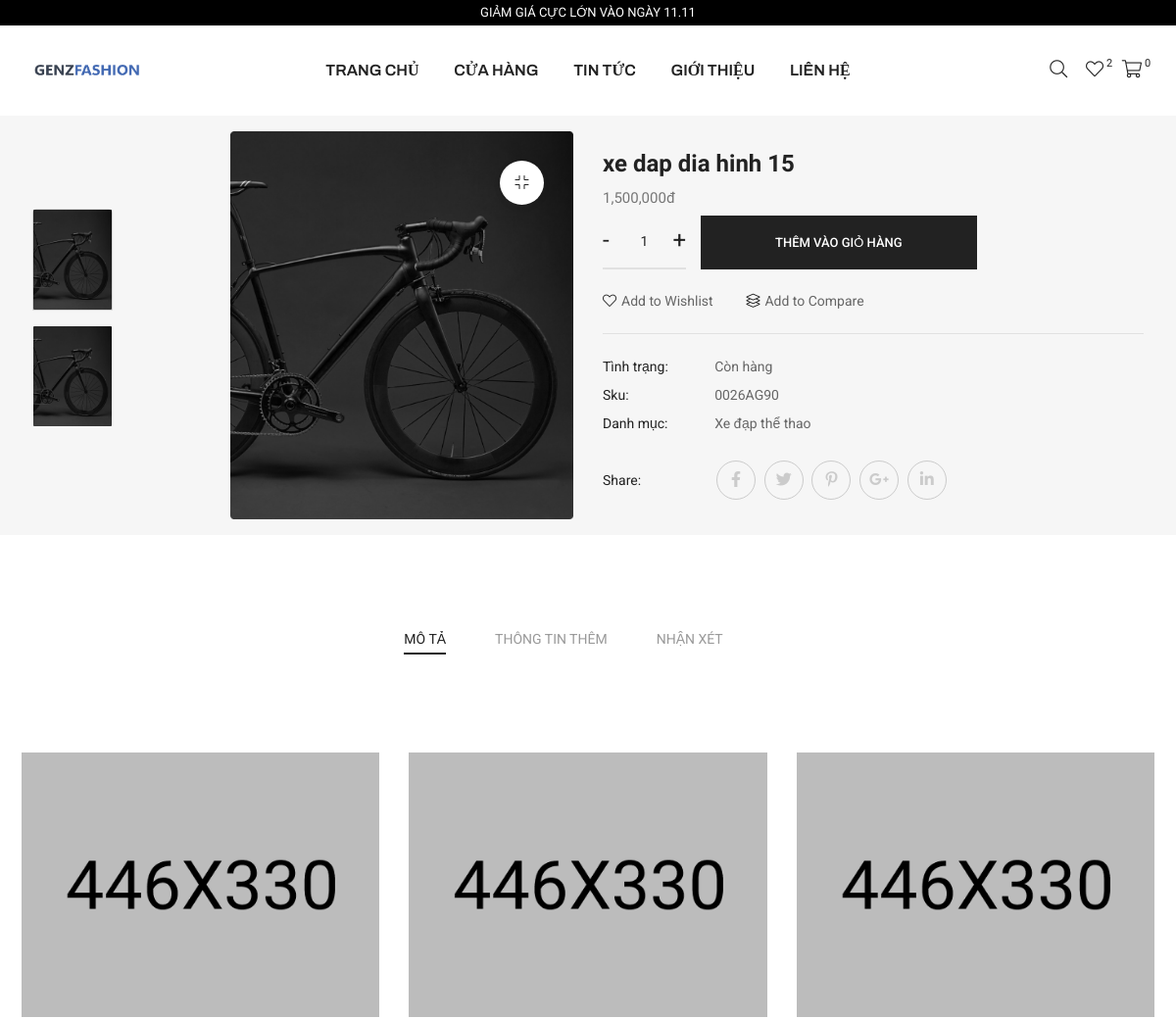
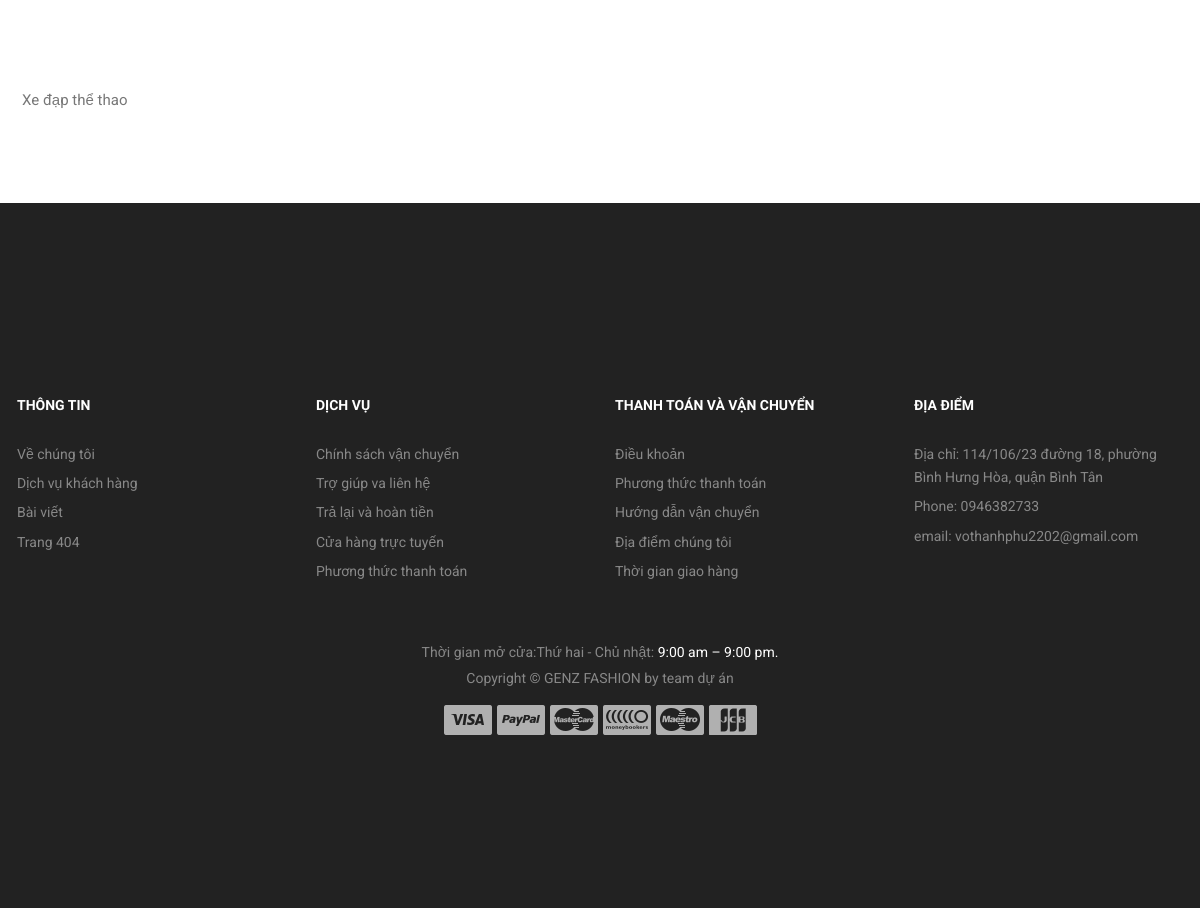
Screenshot of /index.php?url=productDeatil&id=35 with the database file from the repository (2 pictures, top to bottom).
### tables this page shows
CREATE TABLE `products` (
  `id_prod` int(11) NOT NULL,
  `name_prod` varchar(200) NOT NULL,
  `price` float NOT NULL,
  `img` varchar(255) NOT NULL,
  `description` text NOT NULL,
  `status_prod` tinyint(4) NOT NULL DEFAULT 4,
  `noibat` tinyint(4) NOT NULL DEFAULT 4,
  `cate_id` int(11) NOT NULL
);

CREATE TABLE `category` (
  `id` int(11) NOT NULL,
  `name` varchar(200) NOT NULL,
  `status` tinyint(4) NOT NULL DEFAULT 4,
  `parent_id` int(11) NOT NULL
);

### app/Brigde.php (called while the page is built)
<?php
include_once './app/Clients/Controller/ClientController.php';
?>

### index.php (called while the page is built, shortened)
<?php
require_once './app/Brigde.php';
?>

### app/Clients/Model/DbConnect.php (called while the page is built, shortened)
<?php
class DbConnect{
    private $servername = "mysql:host=localhost;dbname=mydb;charset=utf8";
    private $username = "admin";
    private $password = "22112002pdn";
    public function __Construct(){
        try {
            $this->conn = new PDO($this->servername, $this->username, $this->password);
            $this->conn->setAttribute(PDO::ATTR_ERRMODE, PDO::ERRMODE_EXCEPTION);
            return $this->conn;
        } catch(PDOException $e) {
            echo "Connection failed: " . $e->getMessage();
        }
    }
}
?>

### app/Clients/Model/Config.php (called while the page is built, shortened)
<?php
class Config extends DbConnect{
    public function pdo_query($sql){
        $sql_args = array_slice(func_get_args(), 1);
        try{
            $stmt = $this->conn->prepare($sql);
            $stmt->execute($sql_args);
            $rows = $stmt->fetchAll();
            return $rows;
        }catch(PDOException $e){
            throw $e;
        }finally{
            unset($conn);
        }
    }
    public function pdo_query_one($sql){
        $sql_args = array_slice(func_get_args(), 1);
        try{
            $stmt = $this->conn->prepare($sql);
            $stmt->execute($sql_args);
            $row = $stmt->fetch(PDO::FETCH_ASSOC);
            return $row;
        }catch(PDOException $e){
            throw $e;
        }finally{
            unset($conn);
        }
    }
}
?>

### app/Clients/Model/Product.php (called while the page is built, shortened)
<?php
class Product{
    protected $db;
    public function __Construct(){
        $this->db = new Config();
    }
    public function getOneProduct($id){
        $sql="select*from products where id_prod=".$id;
        $result = $this->db->pdo_query_one($sql);
        return $result;
    }
}
?>

### app/Clients/Model/Category.php (called while the page is built, shortened)
<?php
class Category{
    protected $db;
    public function __Construct(){
        $this->db = new Config();
    }
    public function getCate(){
        $sql = "select * from category";
        $result = $this->db->pdo_query($sql);
        return $result;
    }
}
?>

### app/Clients/View/productDetail.php (the view, shortened to what this page needs)
<main class="">
<section class="product__details-area pb-45 box-plr-45 gray-bg-4 p-3">
            <div class="container-fluid">
                <div class="row">
                    <div class="col-xxl-6 col-xl-6 col-lg-6">
                        <div class="product__details-nav-wrapper d-sm-flex align-items-center">
                            <div class="product__details-nav mr-120">
                                <ul class="nav nav-tabs flex-sm-column" id="productDetailsNav" role="tablist">
                                    <li class="nav-item" role="presentation">
                                      <button class="nav-link active" id="pro-nav-1-tab" data-bs-toggle="tab" data-bs-target="#pro-nav-1" type="button" role="tab" aria-controls="pro-nav-1" aria-selected="true">
                                          <img style="width:80px;height:102px" src="./app/public/upload/<?=$prodDetail['img']?>" alt="">
                                      </button>
                                    </li>
                                    <li class="nav-item" role="presentation">
                                      <button class="nav-link" id="pro-nav-2-tab" data-bs-toggle="tab" data-bs-target="#pro-nav-2" type="button" role="tab" aria-controls="pro-nav-2" aria-selected="false">
                                        <img style="width:80px;height:102px" src="./app/public/upload/<?=$prodDetail['img']?>" alt="">
                                    </button>
                                    </li>
                                  </ul>
                            </div>
                            <div class="product__details-thumb">
                                <div class="tab-content" id="productDetailsTabContent">
                                    <div class="tab-pane fade show active" id="pro-nav-1" role="tabpanel" aria-labelledby="pro-nav-1-tab">
                                        <div class="product-nav-thumb-wrapper">
                                            <a href="" class="product-img-zoom popup-image">
                                                <i class="fal fa-compress"></i>
                                            </a>
                                            <img src="./app/public/upload/<?=$prodDetail['img']?>" alt="">
                                        </div>
                                    </div>
                                  </div>
                            </div>
                        </div>
                    </div>
                    <div class="col-xxl-4 col-xl-6 col-lg-6">
                        <div class="product__details-content pt-60">
                            <h3 class="product__details-title">
                                <a href="product-details.html"><?=$prodDetail['name_prod']?></a>
                            </h3>
                            <div class="product__details-price">
                                <span><?=number_format($prodDetail['price'])?>đ</span>
                            </div>
                            <div class="product__details-action">
                                <form action="#">
                                    <div class="product__details-quantity d-sm-flex align-items-center">
                                        <div class="product-quantity mb-20 mr-15">
                                            <div class="cart-plus-minus"><input type="text" value="1" /></div>
                                        </div>
                                        <div class="product-add-cart mb-20">
                                            <button class="s-btn s-btn-2 s-btn-big">Thêm vào giỏ hàng</button>
                                        </div>
                                    </div>
                                </form>
                            </div>
                            <div class="product__details-compare">
                                <ul>
                                    <li>
                                        <a href="#"><i class="fal fa-heart"></i>Add to Wishlist</a>
                                    </li>
                                    <li>
                                        <a href="#"><i class="fal fa-layer-group"></i>Add to Compare</a>
                                    </li>
                                </ul>
                            </div>
                            <div class="product__details-meta mb-25">
                                <ul>
                                    <li>
                                        <div class="product-availibility">
                                            <span>Tình trạng:</span>
                                            <p>
                                                <span>Còn hàng</span>
                                            </p>
                                        </div>
                                    </li>
                                    <li>
                                        <div class="product-sku">
                                            <span>Sku:</span>
                                            <p>
                                                <span>0026AG90</span>
                                            </p>
                                        </div>
                                    </li>
                                    <?php
                                        foreach($listCate as $c){
                                            if($c['id']==$prodDetail['cate_id']){
                                    ?>
                                    <li>
                                        <div class="product-sku">
                                            <span>Danh mục:</span>
                                            <p>
                                                <a href="#"><?=$c['name']?></a>
                                            </p>
                                        </div>
                                    </li>
                                    <?php }} ?>
                                </ul>
                            </div>
                            <div class="product__details-social d-sm-flex align-items-center">
                                <span>Share: </span>
                                <ul>
                                    <li>
                                        <a href="#"><i class="fab fa-facebook-f"></i></a>
                                    </li>
                                    <li>
                                        <a href="#"><i class="fab fa-twitter"></i></a>
                                    </li>
                                    <li>
                                        <a href="#"><i class="fab fa-pinterest-p"></i></a>
                                    </li>
                                    <li>
                                        <a href="#"><i class="fab fa-google-plus-g"></i></a>
                                    </li>
                                    <li>
                                        <a href="#"><i class="fab fa-linkedin-in"></i></a>
                                    </li>
                                </ul>
                            </div>
                        </div>
                    </div>
                </div>
            </div>
        </section>
        <section class="product__info-area pt-95">
            <div class="container">
                <div class="row">
                    <div class="col-xxl-12">
                        <div class="product__info-btn text-center" role="tablist">
                            <ul class="nav nav-tabs d-sm-flex justify-content-center" id="productInfoTab" role="tablist">
                                <li class="nav-item" role="presentation">
                                    <button class="nav-link active" type="button" id="des-tab" data-bs-toggle="tab" data-bs-target="#des"  role="tab" aria-controls="des" aria-selected="true">Mô tả</button>
                                </li>
                                <li class="nav-item" role="presentation">
                                    <button class="nav-link" type="button" id="addi-tab" data-bs-toggle="tab" data-bs-target="#addi"  role="tab" aria-controls="addi" aria-selected="true">Thông tin thêm</button>
                                </li>
                                <li class="nav-item" role="presentation">
                                    <button class="nav-link" type="button" id="review-tab" data-bs-toggle="tab" data-bs-target="#review" role="tab" aria-controls="review" aria-selected="true">Nhận xét </button>
                                </li>
                              </ul>
                        </div>
                    </div>
                </div>
                <div class="row">
                    <div class="col-xxl-12">
                        <div class="product__info-tab-content tab-content pb-75">
                            <div class="tab-pane fade show active" id="des" role="tabpanel" aria-labelledby="des-tab">
                                <div class="product__details-description pt-100">
                                    <div class="row">
                                        <div class="col-xxl-4 col-xl-4 col-lg-4 col-md-4 col-sm-4">
                                            <div class="description-thumb m-img text-center">
                                                <img src="client/assets/img/products/details/description/product-des-1.jpg" alt="">
                                            </div>
                                        </div>
                                        <div class="col-xxl-4 col-xl-4 col-lg-4 col-md-4 col-sm-4">
                                            <div class="description-thumb m-img text-center">
                                                <img src="client/assets/img/products/details/description/product-des-2.jpg" alt="">
                                            </div>
                                        </div>
                                        <div class="col-xxl-4 col-xl-4 col-lg-4 col-md-4 col-sm-4">
                                            <div class="description-thumb m-img text-center">
                                                <img src="client/assets/img/products/details/description/product-des-3.jpg" alt="">
                                            </div>
                                        </div>
                                    </div>
                                    <div class="row">
                                        <div class="col-xxl-12 ">
                                            <p class="product-additional-des mt-90"><?=$prodDetail['description']?></p>
                                        </div>
                                    </div>
                                </div>
                            </div>
                        </div>
                    </div>
                </div>
            </div>
        </section>

### app/public/client/assets/css/style.css (style rules this page uses)
body { color:#777;font-family:"Roboto",sans-serif;font-size:15px;font-weight:400;line-height:1.667 }
ul { list-style-type:none;margin:0;padding:0 }
button { cursor:pointer }
h1,h2,h3,h4,h5,h6 { font-family:"Oswald",sans-serif;color:#222;line-height:1.1 }
h3,.h3 { font-size:26px;font-weight:600 }
@media (min-width: 600px) { h3,.h3 { font-size:36px } }
a { display:inline-block }

### rows the page displays
products: img (picture), name_prod "xe dap dia hinh 15", price "1,500,000", description "Xe đạp thể thao"
category: name "Xe đạp thể thao"

### other values shown
$countCart "0"
